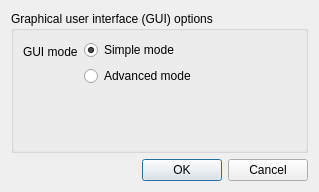
<?xml version="1.0" encoding="UTF-8"?>
<ui version="4.0">
 <class>Dialog_options</class>
 <widget class="QDialog" name="Dialog_options">
  <property name="geometry">
   <rect>
    <x>0</x>
    <y>0</y>
    <width>319</width>
    <height>192</height>
   </rect>
  </property>
  <property name="windowTitle">
   <string>Options</string>
  </property>
  <layout class="QVBoxLayout" name="verticalLayout_3">
   <item>
    <widget class="QGroupBox" name="groupBox_gui_options">
     <property name="title">
      <string>Graphical user interface (GUI) options</string>
     </property>
     <layout class="QVBoxLayout" name="verticalLayout_2">
      <item>
       <layout class="QFormLayout" name="formLayout">
        <item row="0" column="0">
         <widget class="QLabel" name="label">
          <property name="toolTip">
           <string>Select the level of details that is preented in the GUI. The advanced mode provides more options.</string>
          </property>
          <property name="text">
           <string>GUI mode</string>
          </property>
         </widget>
        </item>
        <item row="0" column="1">
         <layout class="QVBoxLayout" name="verticalLayout">
          <item>
           <widget class="QRadioButton" name="radioButton_gui_mode_simple">
            <property name="toolTip">
             <string>Simple GUI appearance.</string>
            </property>
            <property name="text">
             <string>Simple mode</string>
            </property>
            <property name="checked">
             <bool>true</bool>
            </property>
            <attribute name="buttonGroup">
             <string notr="true">buttonGroup_gui_mode</string>
            </attribute>
           </widget>
          </item>
          <item>
           <widget class="QRadioButton" name="radioButton_gui_mode_advanced">
            <property name="toolTip">
             <string>Advanced GUI appearance.</string>
            </property>
            <property name="text">
             <string>Advanced mode</string>
            </property>
            <attribute name="buttonGroup">
             <string notr="true">buttonGroup_gui_mode</string>
            </attribute>
           </widget>
          </item>
         </layout>
        </item>
       </layout>
      </item>
     </layout>
    </widget>
   </item>
   <item>
    <widget class="QDialogButtonBox" name="buttonBox">
     <property name="orientation">
      <enum>Qt::Horizontal</enum>
     </property>
     <property name="standardButtons">
      <set>QDialogButtonBox::Cancel|QDialogButtonBox::Ok</set>
     </property>
    </widget>
   </item>
  </layout>
 </widget>
 <resources/>
 <connections>
  <connection>
   <sender>buttonBox</sender>
   <signal>accepted()</signal>
   <receiver>Dialog_options</receiver>
   <slot>accept()</slot>
   <hints>
    <hint type="sourcelabel">
     <x>248</x>
     <y>254</y>
    </hint>
    <hint type="destinationlabel">
     <x>157</x>
     <y>274</y>
    </hint>
   </hints>
  </connection>
  <connection>
   <sender>buttonBox</sender>
   <signal>rejected()</signal>
   <receiver>Dialog_options</receiver>
   <slot>reject()</slot>
   <hints>
    <hint type="sourcelabel">
     <x>316</x>
     <y>260</y>
    </hint>
    <hint type="destinationlabel">
     <x>286</x>
     <y>274</y>
    </hint>
   </hints>
  </connection>
 </connections>
 <buttongroups>
  <buttongroup name="buttonGroup_gui_mode"/>
 </buttongroups>
</ui>
